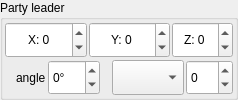
                 <widget class="QGroupBox" name="leaderonworld_box">
                  <property name="title">
                   <string>Party leader</string>
                  </property>
                  <layout class="QVBoxLayout" name="verticalLayout_64">
                   <property name="spacing">
                    <number>2</number>
                   </property>
                   <property name="leftMargin">
                    <number>2</number>
                   </property>
                   <property name="topMargin">
                    <number>2</number>
                   </property>
                   <property name="rightMargin">
                    <number>2</number>
                   </property>
                   <property name="bottomMargin">
                    <number>2</number>
                   </property>
                   <item>
                    <layout class="QHBoxLayout" name="horizontalLayout_52">
                     <item>
                      <widget class="QSpinBox" name="leader_x">
                       <property name="sizePolicy">
                        <sizepolicy hsizetype="Minimum" vsizetype="Preferred">
                         <horstretch>0</horstretch>
                         <verstretch>0</verstretch>
                        </sizepolicy>
                       </property>
                       <property name="wrapping">
                        <bool>true</bool>
                       </property>
                       <property name="alignment">
                        <set>Qt::AlignCenter</set>
                       </property>
                       <property name="prefix">
                        <string notr="true">X: </string>
                       </property>
                       <property name="maximum">
                        <number>295000</number>
                       </property>
                      </widget>
                     </item>
                     <item>
                      <widget class="QSpinBox" name="leader_y">
                       <property name="sizePolicy">
                        <sizepolicy hsizetype="Minimum" vsizetype="Preferred">
                         <horstretch>0</horstretch>
                         <verstretch>0</verstretch>
                        </sizepolicy>
                       </property>
                       <property name="wrapping">
                        <bool>true</bool>
                       </property>
                       <property name="alignment">
                        <set>Qt::AlignCenter</set>
                       </property>
                       <property name="prefix">
                        <string>Y: </string>
                       </property>
                       <property name="maximum">
                        <number>230000</number>
                       </property>
                      </widget>
                     </item>
                     <item>
                      <widget class="QSpinBox" name="leader_z">
                       <property name="sizePolicy">
                        <sizepolicy hsizetype="Minimum" vsizetype="Preferred">
                         <horstretch>0</horstretch>
                         <verstretch>0</verstretch>
                        </sizepolicy>
                       </property>
                       <property name="wrapping">
                        <bool>true</bool>
                       </property>
                       <property name="alignment">
                        <set>Qt::AlignCenter</set>
                       </property>
                       <property name="prefix">
                        <string notr="true">Z: </string>
                       </property>
                       <property name="maximum">
                        <number>255</number>
                       </property>
                      </widget>
                     </item>
                    </layout>
                   </item>
                   <item>
                    <layout class="QHBoxLayout" name="horizontalLayout_61">
                     <item>
                      <spacer name="horizontalSpacer_56">
                       <property name="orientation">
                        <enum>Qt::Horizontal</enum>
                       </property>
                       <property name="sizeHint" stdset="0">
                        <size>
                         <width>0</width>
                         <height>0</height>
                        </size>
                       </property>
                      </spacer>
                     </item>
                     <item>
                      <widget class="QLabel" name="label_193">
                       <property name="text">
                        <string>angle</string>
                       </property>
                      </widget>
                     </item>
                     <item>
                      <widget class="QSpinBox" name="leader_angle">
                       <property name="sizePolicy">
                        <sizepolicy hsizetype="Minimum" vsizetype="Preferred">
                         <horstretch>0</horstretch>
                         <verstretch>0</verstretch>
                        </sizepolicy>
                       </property>
                       <property name="wrapping">
                        <bool>true</bool>
                       </property>
                       <property name="suffix">
                        <string notr="true">°</string>
                       </property>
                       <property name="minimum">
                        <number>0</number>
                       </property>
                       <property name="maximum">
                        <number>360</number>
                       </property>
                       <property name="value">
                        <number>0</number>
                       </property>
                      </widget>
                     </item>
                     <item>
                      <spacer name="horizontalSpacer_70">
                       <property name="orientation">
                        <enum>Qt::Horizontal</enum>
                       </property>
                       <property name="sizeType">
                        <enum>QSizePolicy::Expanding</enum>
                       </property>
                       <property name="sizeHint" stdset="0">
                        <size>
                         <width>0</width>
                         <height>0</height>
                        </size>
                       </property>
                      </spacer>
                     </item>
                     <item>
                      <widget class="QComboBox" name="cb_world_party_leader">
                       <property name="sizePolicy">
                        <sizepolicy hsizetype="Preferred" vsizetype="Preferred">
                         <horstretch>0</horstretch>
                         <verstretch>0</verstretch>
                        </sizepolicy>
                       </property>
                      </widget>
                     </item>
                     <item>
                      <widget class="QSpinBox" name="leader_id">
                       <property name="sizePolicy">
                        <sizepolicy hsizetype="Minimum" vsizetype="Preferred">
                         <horstretch>0</horstretch>
                         <verstretch>0</verstretch>
                        </sizepolicy>
                       </property>
                       <property name="wrapping">
                        <bool>true</bool>
                       </property>
                       <property name="maximum">
                        <number>255</number>
                       </property>
                      </widget>
                     </item>
                    </layout>
                   </item>
                  </layout>
                 </widget>
